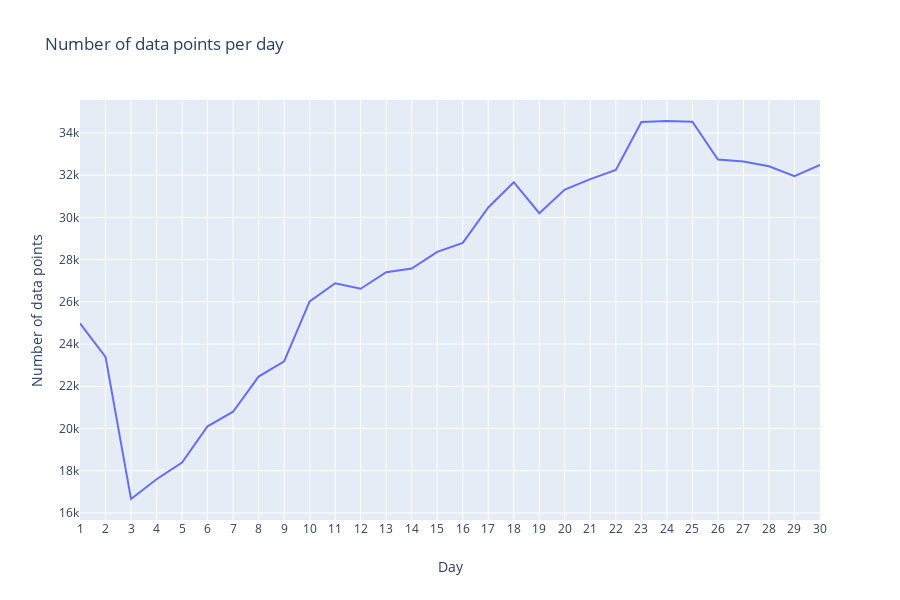

Notebook code for this chart:
### Code cell
from plotly.subplots import make_subplots
fig = make_subplots(rows=1, cols=1)
fig.add_trace(go.Scatter(y=volume_day,x=[str(x) for x in range(1,31)], mode="lines"), row=1, col=1)
#fig.add_trace(go.Bar(y=volume_day), row=1, col=2)
fig.update_layout(width=900, height=600,
    title='Number of data points per day',
    xaxis={"title": "Day"}, yaxis={"title": "Number of data points"},
    xaxis_nticks=36)
fig.show()

### Figure 1 — Plotly figure (JSON) as saved in the notebook; plotly's stock layout.template omitted (floating-point values rounded to 4 significant figures)
{"data": [{"mode": "lines", "type": "scatter", "x": ["1", "2", "3", "4", "5", "6", "7", "8", "9", "10", "11", "12", "13", "14", "15", "16", "17", "18", "19", "20", "21", "22", "23", "24", "25", "26", "27", "28", "29", "30"], "xaxis": "x", "y": [24985, 23393, 16661, 17595, 18386, 20106, 20795, 22459, 23181, 26019, 26883, 26620, 27404, 27580, 28369, 28790, 30471, 31666, 30196, 31321, 31816, 32250, 34523, 34566, 34532, 32743, 32644, 32420, 31948, 32488], "yaxis": "y"}], "layout": {"height": 600, "title": {"text": "Number of data points per day"}, "width": 900, "xaxis": {"anchor": "y", "domain": [0, 1], "nticks": 36, "title": {"text": "Day"}}, "yaxis": {"anchor": "x", "domain": [0, 1], "title": {"text": "Number of data points"}}}}
